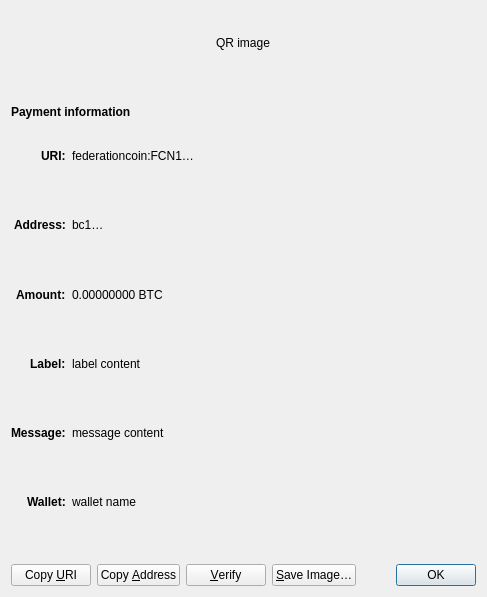
<?xml version="1.0" encoding="UTF-8"?>
<ui version="4.0">
 <class>ReceiveRequestDialog</class>
 <widget class="QDialog" name="ReceiveRequestDialog">
  <property name="geometry">
   <rect>
    <x>0</x>
    <y>0</y>
    <width>487</width>
    <height>597</height>
   </rect>
  </property>
  <property name="windowTitle">
   <string>Request payment to …</string>
  </property>
  <layout class="QGridLayout" name="gridLayout" columnstretch="0,1">
   <item row="0" column="0" colspan="2" alignment="Qt::AlignHCenter">
    <widget class="QRImageWidget" name="qr_code">
     <property name="text">
      <string notr="true">QR image</string>
     </property>
     <property name="textInteractionFlags">
      <set>Qt::NoTextInteraction</set>
     </property>
    </widget>
   </item>
   <item row="1" column="0" colspan="2">
    <widget class="QLabel" name="payment_header">
     <property name="font">
      <font>
       <weight>75</weight>
       <bold>true</bold>
      </font>
     </property>
     <property name="text">
      <string>Payment information</string>
     </property>
     <property name="textInteractionFlags">
      <set>Qt::NoTextInteraction</set>
     </property>
    </widget>
   </item>
   <item row="2" column="0" alignment="Qt::AlignRight|Qt::AlignTop">
    <widget class="QLabel" name="uri_tag">
     <property name="font">
      <font>
       <weight>75</weight>
       <bold>true</bold>
      </font>
     </property>
     <property name="text">
      <string notr="true">URI:</string>
     </property>
     <property name="textFormat">
      <enum>Qt::PlainText</enum>
     </property>
     <property name="textInteractionFlags">
      <set>Qt::NoTextInteraction</set>
     </property>
    </widget>
   </item>
   <item row="2" column="1" alignment="Qt::AlignTop">
    <widget class="QLabel" name="uri_content">
     <property name="text">
      <string notr="true">federationcoin:FCN1…</string>
     </property>
     <property name="textFormat">
      <enum>Qt::RichText</enum>
     </property>
     <property name="wordWrap">
      <bool>true</bool>
     </property>
     <property name="textInteractionFlags">
      <set>Qt::TextSelectableByMouse</set>
     </property>
    </widget>
   </item>
   <item row="3" column="0" alignment="Qt::AlignRight|Qt::AlignTop">
    <widget class="QLabel" name="address_tag">
     <property name="font">
      <font>
       <weight>75</weight>
       <bold>true</bold>
      </font>
     </property>
     <property name="text">
      <string>Address:</string>
     </property>
     <property name="textInteractionFlags">
      <set>Qt::NoTextInteraction</set>
     </property>
    </widget>
   </item>
   <item row="3" column="1" alignment="Qt::AlignTop">
    <widget class="QLabel" name="address_content">
     <property name="text">
      <string notr="true">bc1…</string>
     </property>
     <property name="textFormat">
      <enum>Qt::PlainText</enum>
     </property>
     <property name="textInteractionFlags">
      <set>Qt::TextSelectableByMouse</set>
     </property>
    </widget>
   </item>
   <item row="4" column="0" alignment="Qt::AlignRight|Qt::AlignTop">
    <widget class="QLabel" name="amount_tag">
     <property name="font">
      <font>
       <weight>75</weight>
       <bold>true</bold>
      </font>
     </property>
     <property name="text">
      <string>Amount:</string>
     </property>
     <property name="textInteractionFlags">
      <set>Qt::NoTextInteraction</set>
     </property>
    </widget>
   </item>
   <item row="4" column="1" alignment="Qt::AlignTop">
    <widget class="QLabel" name="amount_content">
     <property name="text">
      <string notr="true">0.00000000 BTC</string>
     </property>
     <property name="textFormat">
      <enum>Qt::PlainText</enum>
     </property>
     <property name="textInteractionFlags">
      <set>Qt::TextSelectableByMouse</set>
     </property>
    </widget>
   </item>
   <item row="5" column="0" alignment="Qt::AlignRight|Qt::AlignTop">
    <widget class="QLabel" name="label_tag">
     <property name="font">
      <font>
       <weight>75</weight>
       <bold>true</bold>
      </font>
     </property>
     <property name="text">
      <string>Label:</string>
     </property>
     <property name="textInteractionFlags">
      <set>Qt::NoTextInteraction</set>
     </property>
    </widget>
   </item>
   <item row="5" column="1" alignment="Qt::AlignTop">
    <widget class="QLabel" name="label_content">
     <property name="text">
      <string notr="true">label content</string>
     </property>
     <property name="textFormat">
      <enum>Qt::PlainText</enum>
     </property>
     <property name="wordWrap">
      <bool>true</bool>
     </property>
     <property name="textInteractionFlags">
      <set>Qt::TextSelectableByMouse</set>
     </property>
    </widget>
   </item>
   <item row="6" column="0" alignment="Qt::AlignRight|Qt::AlignTop">
    <widget class="QLabel" name="message_tag">
     <property name="font">
      <font>
       <weight>75</weight>
       <bold>true</bold>
      </font>
     </property>
     <property name="text">
      <string>Message:</string>
     </property>
     <property name="textInteractionFlags">
      <set>Qt::NoTextInteraction</set>
     </property>
    </widget>
   </item>
   <item row="6" column="1" alignment="Qt::AlignTop">
    <widget class="QLabel" name="message_content">
     <property name="text">
      <string notr="true">message content</string>
     </property>
     <property name="textFormat">
      <enum>Qt::PlainText</enum>
     </property>
     <property name="wordWrap">
      <bool>true</bool>
     </property>
     <property name="textInteractionFlags">
      <set>Qt::TextSelectableByMouse</set>
     </property>
    </widget>
   </item>
   <item row="7" column="0" alignment="Qt::AlignRight|Qt::AlignTop">
    <widget class="QLabel" name="wallet_tag">
     <property name="font">
      <font>
       <weight>75</weight>
       <bold>true</bold>
      </font>
     </property>
     <property name="text">
      <string>Wallet:</string>
     </property>
     <property name="textInteractionFlags">
      <set>Qt::NoTextInteraction</set>
     </property>
    </widget>
   </item>
   <item row="7" column="1" alignment="Qt::AlignTop">
    <widget class="QLabel" name="wallet_content">
     <property name="text">
      <string notr="true">wallet name</string>
     </property>
     <property name="textFormat">
      <enum>Qt::PlainText</enum>
     </property>
     <property name="wordWrap">
      <bool>true</bool>
     </property>
     <property name="textInteractionFlags">
      <set>Qt::TextSelectableByMouse</set>
     </property>
    </widget>
   </item>
   <item row="8" column="0" colspan="2">
    <layout class="QHBoxLayout" name="horizontalLayout">
     <item>
      <widget class="QPushButton" name="btnCopyURI">
       <property name="text">
        <string>Copy &amp;URI</string>
       </property>
       <property name="autoDefault">
        <bool>false</bool>
       </property>
      </widget>
     </item>
     <item>
      <widget class="QPushButton" name="btnCopyAddress">
       <property name="text">
        <string>Copy &amp;Address</string>
       </property>
       <property name="autoDefault">
        <bool>false</bool>
       </property>
      </widget>
     </item>
     <item>
      <widget class="QPushButton" name="btnVerify">
       <property name="text">
        <string>&amp;Verify</string>
       </property>
       <property name="toolTip">
        <string>Verify this address on e.g. a hardware wallet screen</string>
       </property>
       <property name="autoDefault">
        <bool>false</bool>
       </property>
      </widget>
     </item>
     <item>
      <widget class="QPushButton" name="btnSaveAs">
       <property name="text">
        <string>&amp;Save Image…</string>
       </property>
       <property name="autoDefault">
        <bool>false</bool>
       </property>
      </widget>
     </item>
     <item>
      <spacer name="horizontalSpacer_2">
       <property name="orientation">
        <enum>Qt::Horizontal</enum>
       </property>
       <property name="sizeHint" stdset="0">
        <size>
         <width>40</width>
         <height>20</height>
        </size>
       </property>
      </spacer>
     </item>
     <item>
      <widget class="QDialogButtonBox" name="buttonBox">
       <property name="focusPolicy">
        <enum>Qt::StrongFocus</enum>
       </property>
       <property name="standardButtons">
        <set>QDialogButtonBox::Ok</set>
       </property>
      </widget>
     </item>
    </layout>
   </item>
  </layout>
 </widget>
 <customwidgets>
  <customwidget>
   <class>QRImageWidget</class>
   <extends>QLabel</extends>
   <header>qt/qrimagewidget.h</header>
  </customwidget>
 </customwidgets>
 <tabstops>
  <tabstop>buttonBox</tabstop>
  <tabstop>btnCopyURI</tabstop>
  <tabstop>btnCopyAddress</tabstop>
  <tabstop>btnSaveAs</tabstop>
 </tabstops>
 <resources/>
 <connections>
  <connection>
   <sender>buttonBox</sender>
   <signal>accepted()</signal>
   <receiver>ReceiveRequestDialog</receiver>
   <slot>accept()</slot>
   <hints>
    <hint type="sourcelabel">
     <x>135</x>
     <y>230</y>
    </hint>
    <hint type="destinationlabel">
     <x>135</x>
     <y>126</y>
    </hint>
   </hints>
  </connection>
 </connections>
</ui>
